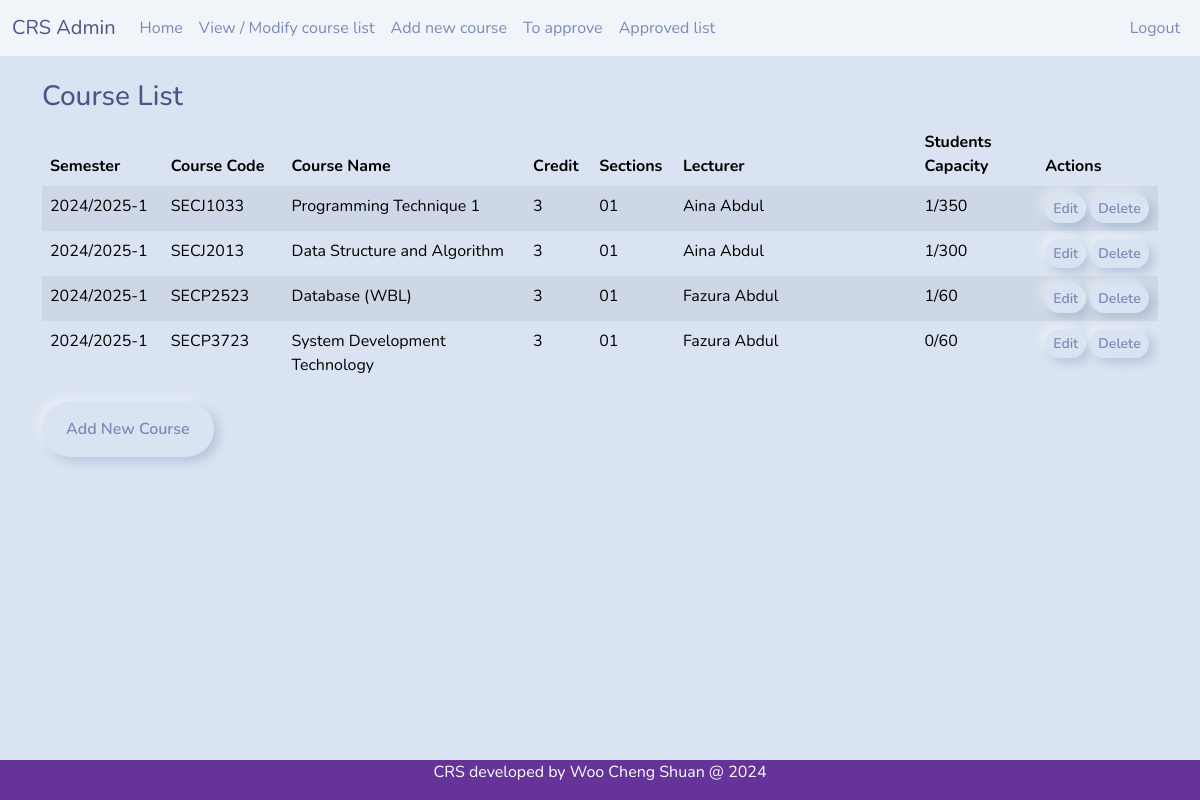
The page /modifycourselist.php (signed in) on the database as committed earlier.
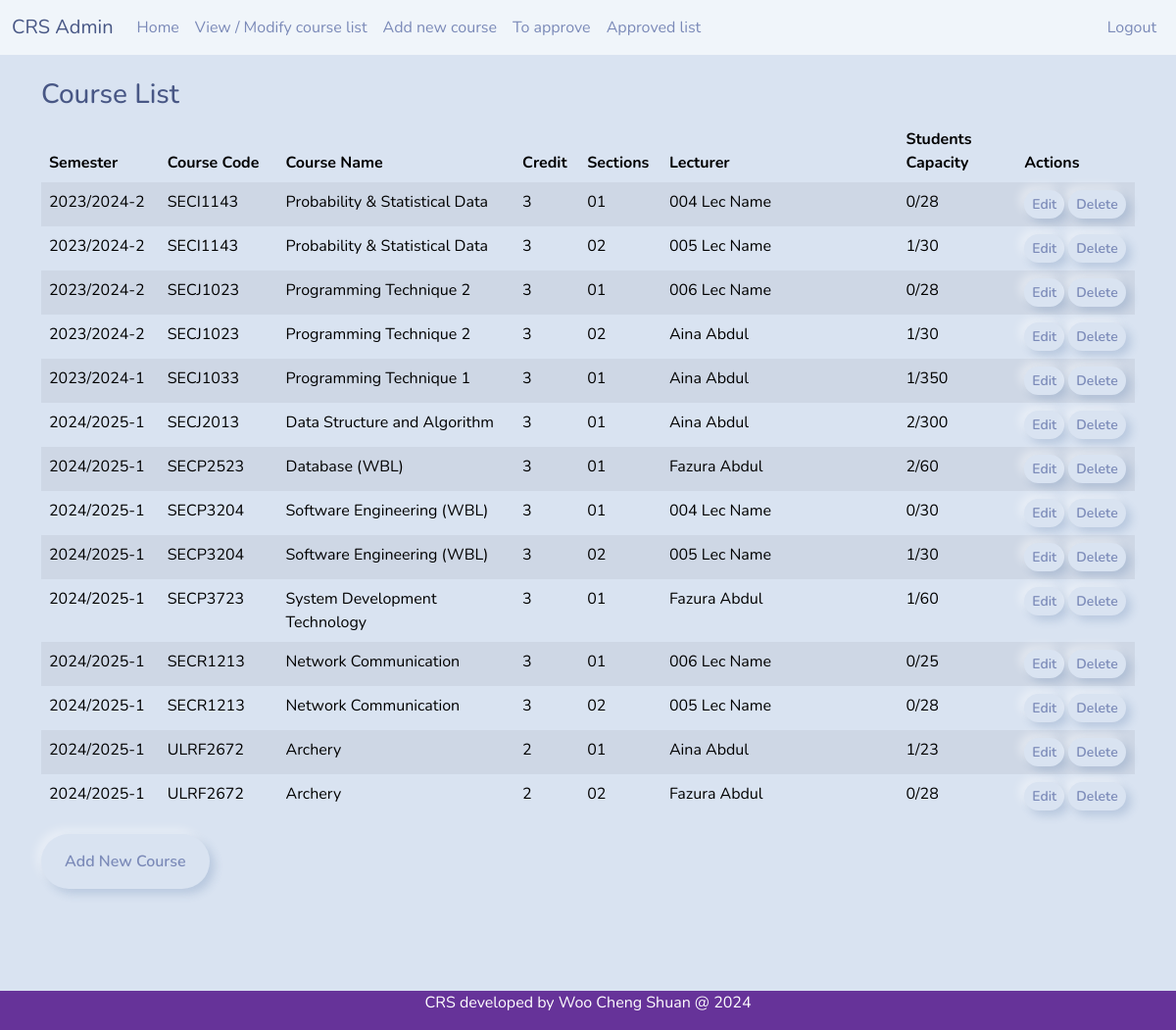
The same page on the database as committed later.
### tables this page shows
CREATE TABLE `tb_course` (
  `c_code` varchar(10) NOT NULL,
  `c_name` varchar(30) NOT NULL,
  `c_credit` int(11) NOT NULL,
  `c_sem` varchar(20) NOT NULL
);

### modifycourselist.php (the view, shortened to what this page needs)
<?php
include 'headeradvisor.php';?>
<div class="container">
  <div class="row mt-4">
    <div class="col">
      <h3>Course List</h3>
      <table class="table table-striped">
        <thead>
          <tr>
            <th style="width: 10%">Semester</th>
            <th style="width: 10%">Course Code</th>
            <th style="width: 20%">Course Name</th>
            <th style="width: 5%">Credit</th>
            <th style="width: 5%">Sections</th>
            <th style="width: 20%">Lecturer</th>
            <th style="width: 10%">Students Capacity</th>
            <th style="width: 10%">Actions</th>
          </tr>
        </thead>
        <tbody>
          <?php
          include('dbconnect.php');
          $sql = "SELECT
                    c.*,
                    s.s_number as section,
                    s.s_maxstudent as capacity,
                    u.u_name as lecturer_name,
                    (SELECT COUNT(*)
                     FROM tb_registration r
                     WHERE r.r_course = c.c_code
                     AND r.r_section = s.s_id
                     AND r.r_status = 2) as current_students
                  FROM tb_course c
                  LEFT JOIN tb_section s ON c.c_code = s.s_course_code
                  LEFT JOIN tb_user u ON s.s_lecturer = u.u_sno
                  ORDER BY c.c_code, s.s_number";
          $result = mysqli_query($con, $sql);
          while($row = mysqli_fetch_array($result)) {
            echo "<tr>";
            echo "<td>".$row['c_sem']."</td>";
            echo "<td>".$row['c_code']."</td>";
            echo "<td>".$row['c_name']."</td>";
            echo "<td>".$row['c_credit']."</td>";
            echo "<td>".$row['section']."</td>";
            echo "<td>".$row['lecturer_name']."</td>";
            echo "<td>".$row['current_students']."/".$row['capacity']."</td>";
            echo "<td>
                    <a href='editcourse.php?code=".$row['c_code']."' class='btn btn-warning btn-sm'>Edit</a>
                    <a href='deletecourse.php?code=".$row['c_code']."' class='btn btn-danger btn-sm' onclick='return confirm(\"Are you sure you want to delete this course?\")'>Delete</a>
                  </td>";
            echo "</tr>";
          }
          ?>
        </tbody>
      </table>
      <div class="mt-3">
        <a href="addnewcourse.php" class="btn btn-primary">Add New Course</a>
      </div>
    </div>
  </div>
</div>
<br><br><br><br><br><br>
<?php include 'footer.php';?>

### headeradvisor.php (shortened to what this page needs)
<!DOCTYPE html>
<html lang="en">
<head>
  <link href="css/bootstrap.min.css" rel="stylesheet">
</head>
<body>
<nav class="navbar navbar-expand-lg bg-light" data-bs-theme="light">
  <div class="container-fluid">
    <a class="navbar-brand" href="advisor.php">CRS Admin</a>
    <div class="collapse navbar-collapse" id="navbarColor03">
      <ul class="navbar-nav me-auto">
        <li class="nav-item">
          <a class="nav-link" href="advisor.php">Home</a>
        </li>
        <li class="nav-item">
          <a class="nav-link" href="modifycourselist.php">View / Modify course list</a>
        </li>
        <li class="nav-item">
          <a class="nav-link" href="addnewcourse.php">Add new course</a>
        </li>
        <li class="nav-item">
          <a class="nav-link" href="courseapproval.php">To approve
          </a>
        </li>
        <li class="nav-item">
          <a class="nav-link" href="courselist.php">Approved list</a>
        </li>
      </ul>
        <ul class="navbar-nav ms-auto">
          <li class="nav-item">
            <a class="nav-link" href="logout.php">Logout</a>
          </li>
      </ul>
    </div>
  </div>
</nav>

### footer.php
<div class="footer">
  <p>CRS developed by Woo Cheng Shuan @ 2024</p>
</div>
</body>
</html>

### headeradvisor.php (style rules this page uses)
.footer { position: fixed; left: 0; bottom: 0; width: 100%; background-color: rebeccapurple; color: white; text-align: center; }

Rows that differ between the two databases and show on the page:
added tb_course: c_sem "2023/2024-2", c_code "SECI1143", c_name "Probability & Statistical Data", c_credit "3", section "01", lecturer_name "004 Lec Name", current_students "0", capacity "28", section "02", lecturer_name "005 Lec Name", current_students "1", capacity "30"
added tb_course: c_sem "2023/2024-2", c_code "SECJ1023", c_name "Programming Technique 2", c_credit "3", section "01", lecturer_name "006 Lec Name", current_students "0", capacity "28", section "02", lecturer_name "Aina Abdul", current_students "1", capacity "30"
changed tb_course "SECJ1033": c_sem "2024/2025-1" → "2023/2024-1"
computed for tb_course "SECJ2013": current_students "1" → "2"
computed for tb_course "SECP2523": current_students "1" → "2"
added tb_course: c_sem "2024/2025-1", c_code "SECP3204", c_name "Software Engineering (WBL)", c_credit "3", section "01", lecturer_name "004 Lec Name", current_students "0", capacity "30", section "02", lecturer_name "005 Lec Name", current_students "1"
computed for tb_course "SECP3723": current_students "0" → "1"
added tb_course: c_sem "2024/2025-1", c_code "SECR1213", c_name "Network Communication", c_credit "3", section "01", lecturer_name "006 Lec Name", current_students "0", capacity "25", section "02", lecturer_name "005 Lec Name", capacity "28"
added tb_course: c_sem "2024/2025-1", c_code "ULRF2672", c_name "Archery", c_credit "2", section "01", lecturer_name "Aina Abdul", current_students "1", capacity "23", section "02", lecturer_name "Fazura Abdul", current_students "0", capacity "28"
